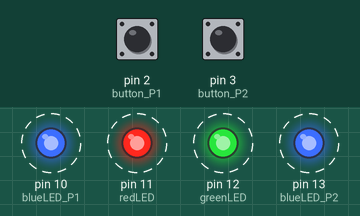
Simulated run of this sketch. Board: Arduino Uno, built with avr-gcc and run on an emulated ATmega328P. Parts: output pins drawn as LEDs (lit = HIGH). Dashed ring = blinking. Inputs (shaded band) come from the test bench; at power-on: pin 2 (button_P1) LOW, pin 3 (button_P2) LOW. Random numbers use the default seed unless the sketch sets one.

Above: at 1.45 s.
1.5 s: pin 2 (button_P1) pulled HIGH for 0.25 s
4.7 s: pin 3 (button_P2) pulled HIGH for 3.2 s
At 4.7 s:
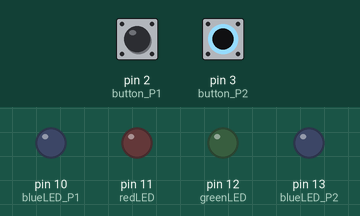
At 6.7 s:
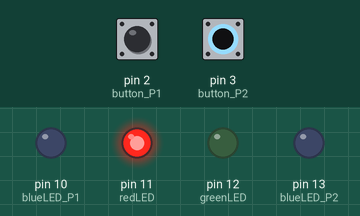
9.4 s: pin 2 (button_P1) driven HIGH and pin 3 (button_P2) driven HIGH
At 13.0 s:
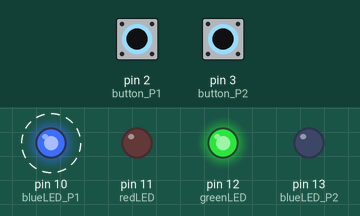
15.4 s: pin 2 (button_P1) driven LOW
Timing chart, 0 to 19.0 s (numbered marks = the images above; inputs shaded):
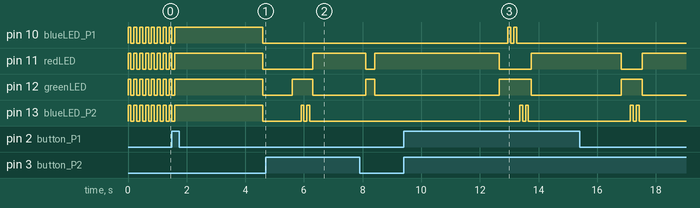

The sketch:

React_final.ino
```cpp
/*
  CTC GO! CORE MODULE
  PROJECT 1 - REACT

  This sketch is written to accompany Stage 5 in REACT  of the CTC GO! core module
*/

int blueLED_P1 = 10;
int redLED = 11;
int greenLED = 12;
int blueLED_P2 = 13;

int button_P1 = 2;
int button_P2 = 3;

int game = 0;

int level = 300;
int gameSpeed = 0;
int win_P1 = 0;
int win_P2 = 0;

void setup() {

  pinMode (blueLED_P1, OUTPUT);
  pinMode (blueLED_P2, OUTPUT);
  pinMode (greenLED, OUTPUT);
  pinMode (redLED, OUTPUT);

  pinMode (button_P1, INPUT);
  pinMode (button_P2, INPUT);

}

void loop() {

   if (game == 0)
   {
    digitalWrite(blueLED_P1, HIGH);
    digitalWrite(blueLED_P2, HIGH);
    digitalWrite(greenLED, HIGH);
    digitalWrite(redLED, HIGH);
    delay(100);
    digitalWrite(blueLED_P1, LOW);
    digitalWrite(blueLED_P2, LOW);
    digitalWrite(greenLED, LOW);
    digitalWrite(redLED, LOW);
    delay(100);

    if (digitalRead(button_P1)== HIGH || digitalRead(button_P2) == HIGH )
     {
      game += 1;
      digitalWrite(blueLED_P1, HIGH);
      digitalWrite(blueLED_P2, HIGH);
      digitalWrite(greenLED, HIGH);
      digitalWrite(redLED, HIGH);
      delay(3000);
      digitalWrite(blueLED_P1, LOW);
      digitalWrite(blueLED_P2, LOW);
      digitalWrite(greenLED, LOW);
      digitalWrite(redLED, LOW);
      delay(1000);
      }
   }

  if (game == 1)
  {
    digitalWrite(redLED, LOW);
    digitalWrite(greenLED, HIGH);

    delay(level);

    if (digitalRead(button_P1) == HIGH)
     {
         digitalWrite(blueLED_P1, HIGH);
         delay(100);
         digitalWrite(blueLED_P1, LOW);
         delay(100);
         digitalWrite(blueLED_P1, HIGH);
         delay(100);
         digitalWrite(blueLED_P1, LOW);
         delay(100);
         win_P1 += 1;
     }

    if (digitalRead(button_P2) == HIGH)
    {
       digitalWrite(blueLED_P2, HIGH);
       delay(100);
       digitalWrite(blueLED_P2, LOW);
       delay(100);
       digitalWrite(blueLED_P2, HIGH);
       delay(100);
       digitalWrite(blueLED_P2, LOW);
       delay(100);
       win_P2 += 1;
    }

    digitalWrite (greenLED, LOW);
    digitalWrite(redLED, HIGH);

  if (win_P1 == 5)
  {
    digitalWrite(redLED, LOW);
    digitalWrite(greenLED, HIGH);
    digitalWrite(blueLED_P1, HIGH);
    delay(200);
    digitalWrite(greenLED, LOW);
    digitalWrite(blueLED_P1, LOW);
    delay(200);
    digitalWrite(greenLED, HIGH);
    digitalWrite(blueLED_P1, HIGH);
    delay(200);
    digitalWrite(greenLED, LOW);
    digitalWrite(blueLED_P1, LOW);
    delay(200);
    digitalWrite(greenLED, HIGH);
    digitalWrite(blueLED_P1, HIGH);
    delay(200);
    digitalWrite(greenLED, LOW);
    digitalWrite(blueLED_P1, LOW);
    delay(2000);
    win_P1 = 0;
    win_P2 = 0;
    game = 0;
  }

  //STEP 5; Code to show the victory of player 2
  if (win_P2 == 5)
  {
    digitalWrite(redLED, LOW);
    digitalWrite(greenLED,  HIGH);
    digitalWrite(blueLED_P2,  HIGH);
    delay(200);
    digitalWrite(greenLED, LOW);
    digitalWrite(blueLED_P2, LOW);
    delay(200);
    digitalWrite(greenLED, HIGH);
    digitalWrite(blueLED_P2, HIGH);
    delay(200);
    digitalWrite(greenLED, LOW);
    digitalWrite(blueLED_P2, LOW);
    delay(200);
    digitalWrite(greenLED,  HIGH);
    digitalWrite(blueLED_P2, HIGH);
    delay(200);
    digitalWrite(greenLED, LOW);
    digitalWrite(blueLED_P2, LOW);
    delay(2000);
    win_P1 = 0;
    win_P2 = 0;
    game = 0;
  }

    gameSpeed = random(1000, 5000);
    delay(gameSpeed);

  }


}
```

Measured:
- after the input at 4.7 s, pin 13 (blueLED_P2): alternates HIGH for 0.10 s and LOW for 0.10 s, 4 changes in all, then stays LOW, starting after 1.2 s
- after the input at 9.4 s, pin 10 (blueLED_P1): alternates HIGH for 0.10 s and LOW for 0.10 s, 4 changes in all, then stays LOW, starting after 3.6 s; pin 13 (blueLED_P2): alternates HIGH for 0.10 s and LOW for 0.10 s, 4 changes in all, then stays LOW, starting after 4.0 s
